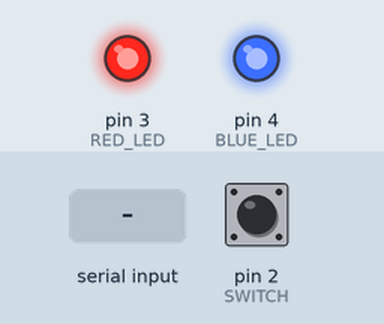
This program was run on a simulated Arduino Nano, built with avr-gcc and run on an emulated ATmega328P. On the bench: output pins drawn as LEDs (lit = HIGH). The test bench sets the inputs (shaded band); at power-on: pin 2 (SWITCH) LOW. What the program prints to the serial monitor is not drawn.

Above: at 1.7 s.
1.8 s: "1" received over Serial
At 2.9 s:
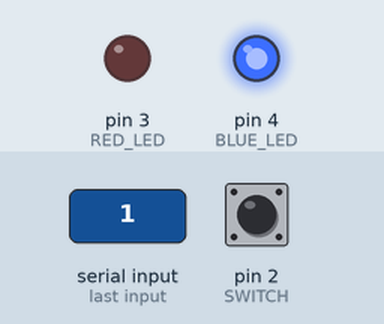
3.7 s: byte 0 (0) received over Serial
At 4.0 s:
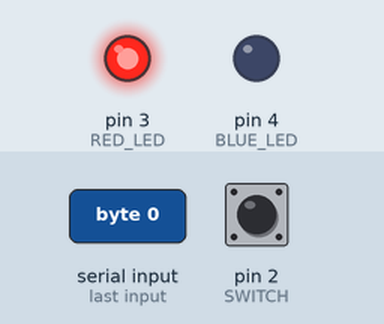
6.8 s: byte 6 (6) received over Serial
At 7.7 s:
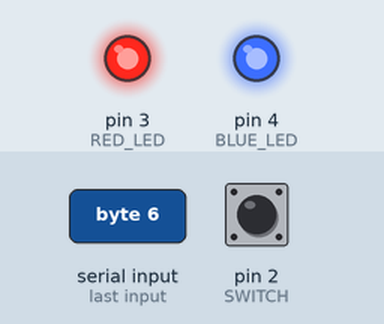
8.4 s: "0" received over Serial
At 8.8 s:
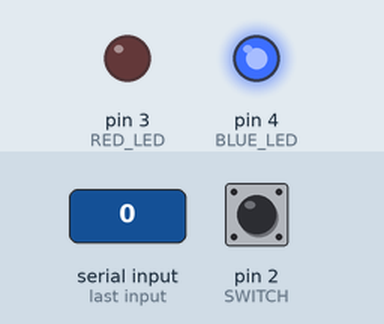
Timing chart, 0 to 11.4 s (numbered marks = the images above; inputs shaded):
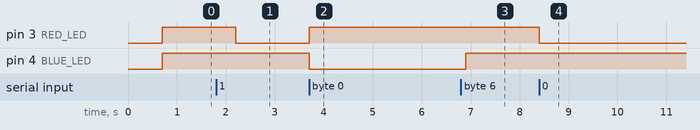

The program:

main.cpp
```cpp
#include <Arduino.h>

#define SWITCH 2
#define RED_LED 3
#define BLUE_LED 4

enum MicState {
  Unknown = 0,
  Muted = 1,
  Activated = 2
};

void toggleMicrophone();
void processSerialData();
bool buttonPressed();
void checkIdle();

int switch_state;
int previous_switch_state = LOW;
MicState mic_state = MicState::Unknown;
unsigned long last_toggled_ms = 0;
unsigned long debounce_time_ms = 500UL;
unsigned long last_received_ms = 0;

void setup() {
  pinMode(SWITCH, INPUT);
  pinMode(RED_LED, OUTPUT);
  pinMode(BLUE_LED, OUTPUT);

  _delay_ms(500);

  Serial.begin(9600);

  digitalWrite(RED_LED, LOW);
  digitalWrite(BLUE_LED, LOW);
}

void loop() {
  processSerialData();
  switch_state = digitalRead(SWITCH);

  if (buttonPressed()) {
    toggleMicrophone();
    last_toggled_ms = millis();
  }

  previous_switch_state = switch_state;

  checkIdle();
}

bool buttonPressed() {
  return switch_state == HIGH
    && previous_switch_state == LOW
    && millis() - last_toggled_ms > debounce_time_ms;
}

void checkIdle() {
  bool isIdle = last_received_ms == 0 || millis() - last_received_ms > 1000 * 10;

  if (isIdle) {
    _delay_ms(200);
    digitalWrite(RED_LED, HIGH);
    digitalWrite(BLUE_LED, HIGH);
    _delay_ms(1500);
    digitalWrite(RED_LED, LOW);
    digitalWrite(BLUE_LED, LOW);
  }
}

void toggleMicrophone() {
  int data = mic_state == MicState::Activated ? 1 : 0;
  Serial.write(data);
  Serial.flush();
}

void processSerialData() {
  if (Serial.available() > 0) {

    last_received_ms = millis();

    while(Serial.available() > 0) {
      int data = Serial.read();

      if (data == 6)
      {
        _delay_ms(100);
        digitalWrite(RED_LED, HIGH);
        digitalWrite(BLUE_LED, HIGH);
        Serial.write(6);
        Serial.flush();
        return;
      }

      mic_state = data == 0 ? MicState::Muted : MicState::Activated;
    }

    digitalWrite(mic_state == MicState::Muted ? RED_LED : BLUE_LED, HIGH);
    digitalWrite(mic_state == MicState::Muted ? BLUE_LED : RED_LED, LOW);
  }
}
```

Measured:
- after the input at 1.8 s, pin 3 (RED_LED): goes on until 2.2 s, then stays LOW; pin 4 (BLUE_LED): stays HIGH (without the input it goes to LOW after 0.40 s)
- after the input at 3.7 s, pin 3 (RED_LED): LOW → HIGH at once; pin 4 (BLUE_LED): HIGH → LOW at once
- after the input at 6.8 s, pin 4 (BLUE_LED): LOW → HIGH after 0.10 s
- after the input at 8.4 s, pin 3 (RED_LED): HIGH → LOW at once
